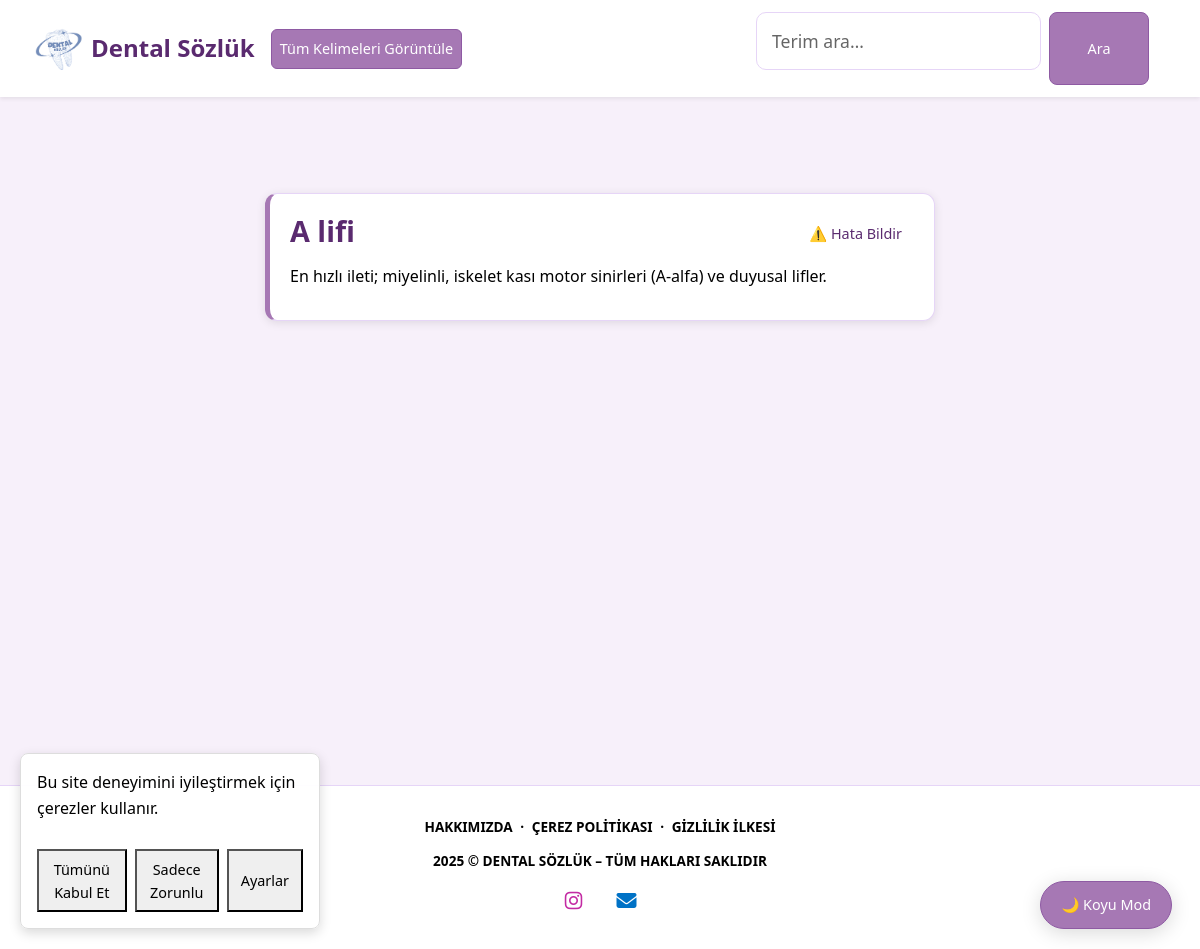
/terim/a-lifi/, run on the app's committed database.
### terms/models.py (models this page shows, shortened)
class DentalTerm(models.Model):
    title = models.CharField(max_length=100)
    description = models.TextField()
    english_equivalent = models.CharField(max_length=100, blank=True, null=True)
    latin_equivalent = models.CharField(max_length=100, blank=True, null=True)
    slug = models.SlugField(unique=True, blank=True)

### terms/views.py (the view)
# urls.py: path('terim/<slug:slug>/', views.term_detail, name='term_detail'),
def term_detail(request, slug):
    term = get_object_or_404(DentalTerm, slug=slug)
    return render(request, 'terms/term_detail.html', {
        'term': term,
    })

### terms/templates/terms/term_detail.html (shortened to what this page needs)
{% extends 'base.html' %}
{% load static %}
{% block content %}
  <div class="term-card" id="term-{{ term.id }}">
    <h2>{{ term.title }}</h2>
    <p>{{ term.description }}</p>
    <form
      class="error-report-form"
      data-action="{% url 'terms:report_error' %}"
    >
      <button type="submit" class="error-report-btn">
        ⚠️ Hata Bildir
      </button>
    </form>
  </div>
{% endblock %}

### static/css/style.css (style rules this page uses)
* { box-sizing: border-box; }
body { margin: 0; padding: 0; font-family: 'Segoe UI', Tahoma, Geneva, Verdana, sans-serif; background-color: var(--bg-color); color: var(--text-color); transition: background-color 0.3s ease, color 0.3s ease; line-height: 1.6; }
:root { --bg-color: #f7f0fa; --text-color: #000000; --card-bg: #ffffff; --card-border: #e6d5f7; --link-color: #5a2a6f; --btn-bg: #a678b4; --btn-text: #ffffff; --btn-border: #8e5aa3; --navbar-bg: #ffffff; --navbar-text: #f0f0f0; --shadow-light: 0 2px 10px rgba(0, 0, 0, 0.1); --shadow-medium: 0 4px 20px rgba(0, 0, 0, 0.15); }
.error-report-btn { background: transparent; border: none; color: var(--link-color); font-size: 0.9rem; cursor: pointer; padding: 8px 12px; border-radius: 6px; transition: all 0.3s ease; position: absolute; top: 20px; right: 20px; }
.term-card { background-color: var(--card-bg); color: var(--text-color); border: 1px solid var(--card-border); border-left: 5px solid var(--btn-bg); padding: 20px; border-radius: 12px; margin-bottom: 20px; box-shadow: var(--shadow-light); transition: all 0.3s ease; position: relative; }
.term-card h2, .term-card h4 { color: var(--link-color); margin-bottom: 15px; font-weight: 600; }
.term-card h2 { font-size: 1.8rem; }
.term-card p { margin-bottom: 10px; line-height: 1.6; }

### data on the page
DentalTerm: title "A lifi", description "En hızlı ileti; miyelinli, iskelet kası motor sinirleri (A-alfa) ve duyusal lifler."
